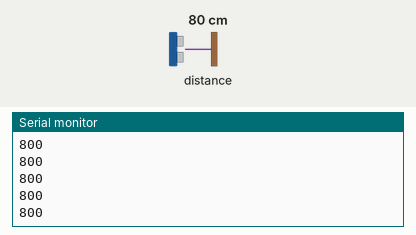
Recording of a sketch running on a simulated Arduino Uno, built with avr-gcc and run on an emulated ATmega328P. Parts: the last lines printed to the serial monitor. Inputs (shaded band) come from the test bench; at power-on: distance to the obstacle 80 cm.

Above: at 1.2 s.
1.3 s: distance to the obstacle set to 2 cm
At 2.2 s:
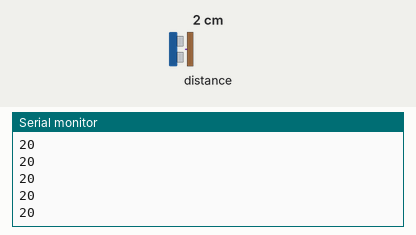
2.8 s: distance to the obstacle set to 4 cm
At 3.6 s:
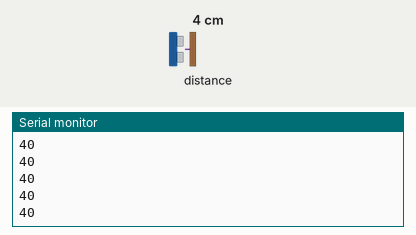
Timing chart, 0 to 5.8 s (numbered marks = the images above; inputs shaded):
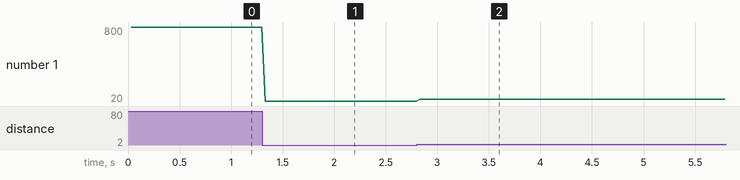

The sketch:

LaserTest.ino
```cpp
#include <Wire.h>
#include <VL53L0X.h>

VL53L0X laser = VL53L0X();

void setup()
{
    Serial.begin(19200);
    Wire.begin();
    laser.setTimeout(500);
    laser.init();
    laser.startContinuous();
}

void loop()
{
    Serial.println(laser.readRangeContinuousMillimeters());
}
```

Measured:
- after the input at 1.3 s, the serial monitor: prints a new line at once (image 1)
- after the input at 2.8 s, the serial monitor: prints a new line at once (image 2)
- plotted number 1: 800 → 20 after the input at 1.3 s, 20 → 40 after the input at 2.8 s
